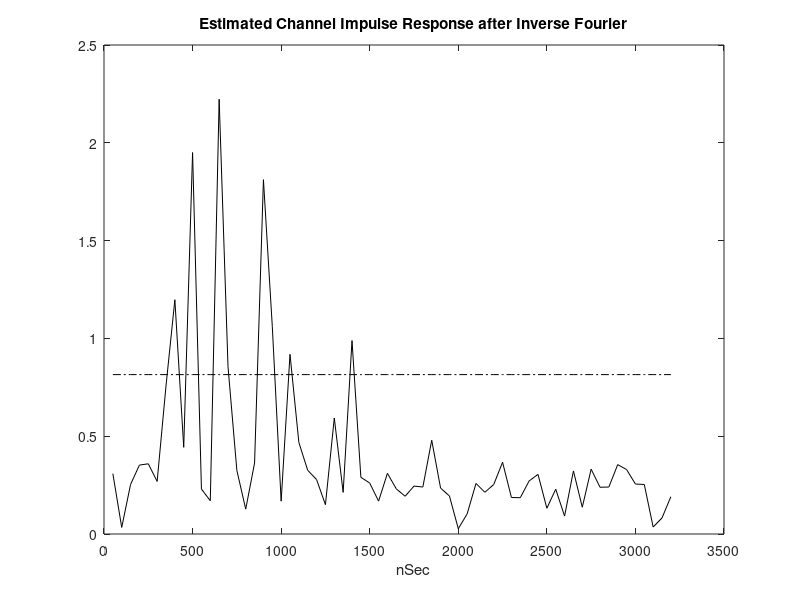

Here is the MATLAB script that generated this plot:
close all, clear all, clc
%%%%%%%%%%%%%%%%%%%%%%%%%%%%%%%%%%%%%%%%%%%%%%%%%%%
%  EXAMPLE 7.4: IFFT based TOA estimation method
%%%%%%%%%%%%%%%%%%%%%%%%%%%%%%%%%%%%%%%%%%%%%%%%%%%
% we assume the length of channel is equal to length of transmit signal.
% the channel impulse response estimated by Inverse Fourier Transform(IFFT)
% as a realization of deconvolution method. 
% we use a threshold to Estimate TOA from estimated CIR
%  This threshold can be selected based on the measured noise power. 
%------------------------------------------------------------------------
% to evaluate this method, we use examples 1 & 2 to generate data
%------------------------------------------------------------------------
% generate multipath wireless channel
% base band model of Saleh-Valenzuela (S-V) channel model
% The model is implemented as a tap delay line structure 
% The model assumes that multipath components arrive in clusters
% the cluster arrival rate is described by a Poisson process 
% The average power of subsequent clusters is assumed to decay exponentially. 
% Each cluster is composed of many multipath rays, 
% whose arrival times are also described by Poisson process
% the average ray power in any given cluster is assumed to decay exponentially 
% the phase of each ray is uniformly distributed over [0, 2*pi].
ts = 50 ;                                        % sampling time (nsec) (BW = 1/ts)
t0=550.4;                                     % First cluster arrival occurs 
fc0=1e-3 * [5800];                       % first center frequency per GHz
fc= [fc0 fc0+1e9/ts fc0+2e9/ts];  % center frequency per GHz, fc must be in GHz in accordance with ts
channel_length=100;                   % number of samples in channel model
SNR_dB=10;                               % Signal To Noise Ratio in dB
%------------------------------------------------------------------------
%S-V model parameters
Gam = 550;                             % Cluster decay factor
gamma = 670;                         % Ray decay factor
st1 = .4;                                   % Standard deviation of log-normal variable for cluster fading
st2 = .4;                                   % Standard deviation of log-normal  variable for ray fading
mu_const = 0.3;
cluster_nom=10;                     % number of cluster in generated channel  
ray_per_cluster_nom=5;         % number of rays in each cluster
max_channel_length=4000;    % maximum channel duration in nSec
max_cluster_length=400;        % maximum cluster duration in nSec
%------------------------------------------------------------------------
% get one realizations of continus time channel impulse response  
cluter_vect=(max_channel_length-t0)*rand(1,cluster_nom);
cluster_matrix=repmat(cluter_vect,ray_per_cluster_nom,1);
ray_matrix=max_cluster_length*rand(ray_per_cluster_nom,cluster_nom);
ln_xi_vect=st1*randn(size(cluter_vect));      % set cluster fading 
ln_xi_matrix=repmat(ln_xi_vect,ray_per_cluster_nom,1);
ln_beta_matrix = st2*randn(size(ray_matrix)); % set ray fading 
final_delays=ray_matrix+cluster_matrix;       % time of arrival matrix
mu_matrix = cluster_matrix/Gam-ray_matrix/gamma - mu_const; 
                          % ray decay because of path
                          % loss ( function of cluster delay and ray decay)
h_val_matrix = exp(-1*(ln_xi_matrix+ln_beta_matrix+mu_matrix));
                          % generate ray coeeficent
temp_t=final_delays(:);
temp_h=h_val_matrix(:);
np = cluster_nom*ray_per_cluster_nom;    % number of rays (or paths) for this realization
[sort_temp_t,sort_ix] = sort(temp_t);    % sort in ascending time order
t_ct = sort_temp_t;
h = temp_h(sort_ix);
                 % multiply each tap with a uniform random phase [0,2*pi]
h_ct = h .*  exp(-sqrt(-1)* 2 * pi * rand(size(h)));
% Outputs
%   h_ct is returned  a random realization of the channel impulse response 
%   t_ct is organized as h_ct, but holds the time instances (in nsec) of 
%   the paths whose signed amplitudes are stored in h_ct
%   t0 is the arrival time of the first cluster 
%   np is the number of paths 
%------------------------------------------------------------------------
% convert continuous-time channel model h_ct to N-times oversampled samples
% ts is the desired time resolution
% hN will be produced with time resolution ts / N.
% It is up to the user to then apply any filtering and/or complex 
% downconversion and then decimate by N to finally obtain 
% an channel impulse response (CIR) at time resolution ts.
% N*fs = N/ts is the intermediate sampling frequency before decimation
N =128;                         % make N a power of 2 to facilitate efficient multi-stage decimation
Nfs = N / ts;                   % bandwidths of channel (GHz)    
t_max = max(t_ct(:));           % maximum time value across all channels
h_len = 1 + floor(t_max * Nfs); % number of time samples at resolution ts/N
hN = zeros(h_len,1);
np_k = np;                      % number of paths in this channel
t_Nfs = 1 + floor(t_ct(1:np) * Nfs);  % vector of quantized time 
for n = 1:np
    hN(t_Nfs(n),1) = hN(t_Nfs(n),1) + h_ct(n,1);
end
%------------------------------------------------------------------------
% To obtain our desired complex base band equivalent channel model sampled,
% first shift the whole spectrum by the desired center frequency,
% apply low pass filtering (with cut off frequency BW/2 MHz) 
% and then decimate down by N to obtain our desired complex base band equivalent channel model
% repeat this process for each subband
for k=1:length(fc),
  hN_b_shift(:,k)=hN .* exp(-sqrt(-1)*2*pi* fc(k)*(0:length(hN)-1)*ts/N).';
        % Resample and correct for 1/N scaling imposed by decimation
  h_b(:,k) = N * resample(hN_b_shift(:,k), 1, N);
end
                % Restrict the length of channel to a given channel_length
h_b =[h_b ; zeros(channel_length,size(h_b,2))];
h_b=h_b(1:channel_length,:);
%%%%%%%%%%%%%%%%%%%%%%%%%%%%%%%%%%%%%%%%%%%%%%%%%%%
% we use an OFDM based system with these parameters
%      bandwidth         : 1/ts (Based on Nyquist rate),
%      subcarrier number : sample_nom,
%      Modulation        : QPSK modulation with random data
% For some high resolution approaches, multiple symbols are generated.
% the distance between two consecutive symbols is selected properly to 
% avoid Inter Symbol Interference (ISI) due to the multipath effect. 
% Using IFFT module, we convert these data to time domain. 
sample_nom=64;                  % number of sample per symbol
symbol_nom=120;                 % number of symbol 
%------------------------------------------------------------------------
%  generate Transmit signal
%  OFDM symbol with QPSK modulation
                               % generate QPSK subcarrier in frequency domain
sf=ones(sample_nom,1).* ...                
           exp(sqrt(-1)*((pi*floor(4*rand(sample_nom,1))/2)+pi/4));
tx_symbol_freq_domain=[sf(sample_nom/2+1:sample_nom);
    sf(1:sample_nom/2)];
s=ifft(tx_symbol_freq_domain,sample_nom);  % convert signal to time domain
tx_matrix=repmat(tx_symbol_freq_domain,1,symbol_nom);
tx_sig=real([s;zeros(127,1);s;zeros(127,1)]);
%------------------------------------------------------------------------
% applying channel to Transmit signal
% The multipath channel is applied by convolving the transmitted signal 
% with the complex base band channel model generated in example 7.1.
% the additive noise is modeled with a white complex Gaussian random variable. 
% The power of this noise is extracted from the power 
% of received signal and the desired SNR.
for k=1:length(fc),   % applying channel by  convolving tx signal with CIR
    single_h_b=[h_b(:,k); zeros(128-size(h_b,1),1)];
    multiband_channel_out(:,k)=conv(s,single_h_b);
end
                      % measure the power of signal to caculate the power of noise from SNR
rx_sig_power=sum(abs(multiband_channel_out(:)).^2) ...
               /numel(multiband_channel_out(:));
                      % calculate the power of noise
component_noise_sigma=sqrt(2)/2*10^(-SNR_dB/20)*sqrt(rx_sig_power);
                      % generate number of symbol as a packet of data
                      % here we assume there is no Inter Symbol Interference (ISI) exists in the system 
channel_out_matrix=repmat(multiband_channel_out(:,1),1,symbol_nom);
                      % add white quassian additive noise to signal
rx_sig_matrix = channel_out_matrix + ...
    component_noise_sigma*(randn(size(channel_out_matrix))+ ...
    sqrt(-1)*randn(size(channel_out_matrix)));
          % in multiband scenario we assume we send eachsymbol in one subband defined in channel model
multiband_rx_sig = multiband_channel_out + ...
    component_noise_sigma*(randn(size(multiband_channel_out))+ ...
    sqrt(-1)*randn(size(multiband_channel_out)));
 
rx_sig=real([rx_sig_matrix(:,1);rx_sig_matrix(:,2)]);
%%%%%%%%%%%%%%%%%%%%%%%%%%%%%%%%%%%%%%%%%%%%%%%%%%%
                     % convert data to frequency domain
fft_rx_sig=fft(rx_sig_matrix(:,1),sample_nom);
                     % estimate the channel frequency response (CFR)
h_f=fft_rx_sig ./ tx_symbol_freq_domain;
                     % estimated estimated channel impulse response
h_estimated_t=ifft(h_f,sample_nom);
                     % Compare the absolute of CIR with a cetain threshold to detect first received ray
                     % this threshold can be selected based on the noise power
ray_index_deconv=find(abs(h_estimated_t)  > component_noise_sigma*20);
if ~isempty(ray_index_deconv)
   deconv_estimated_TOA=ray_index_deconv(1)*ts
else
   deconv_estimated_TOA=NaN
end 
figure
plot(ts*(1:length(h_estimated_t)),abs(h_estimated_t),'k');
hold on;
plot(ts*(1:length(h_estimated_t)),...
            component_noise_sigma*10*ones(size(h_estimated_t)),'k-.');
xlabel('nSec');
title('Estimated Channel Impulse Response after Inverse Fourier');
%%%%%%%%%%%%%%%%%%%%%%%%%%%%%%%%%%%%%%%%%%%%%%%%%%%
